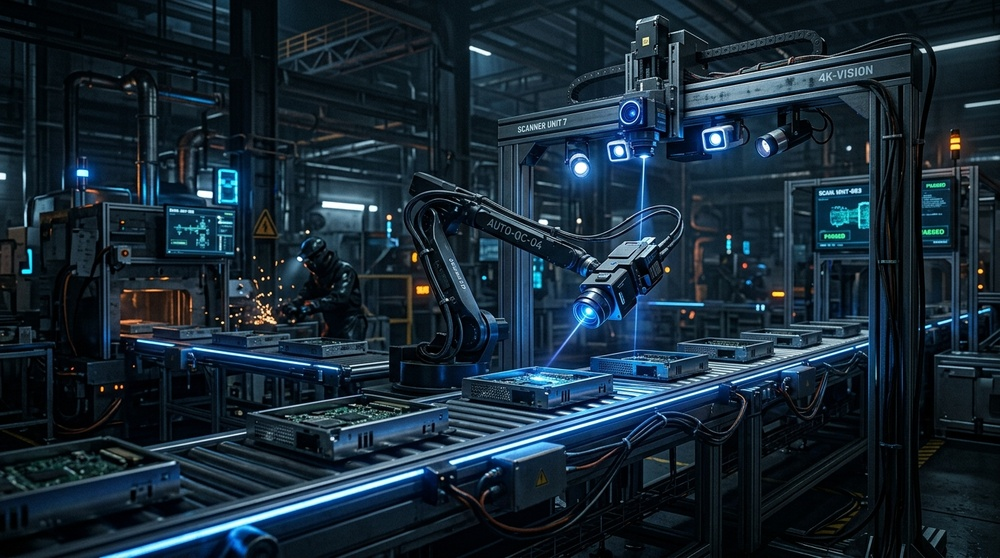
#> input picture frontend/src/assets/factory_bg.jpg, 1000 x 558 px, shrunk from 1376 x 768 before the run
$ python -i feature_extraction.py   (imports and definitions only)
#> lines starting #> are read from the running program, lines starting #| are printed output that depends on the picture; after the words box and inside, x2 and y2 are one past the last pixel; in counts of white or black regions, pixels touching at a corner belong together
import cv2
import numpy as np
from skimage.feature import local_binary_pattern
from src.config import HISTOGRAM_BINS, LBP_RADIUS, LBP_POINTS

def extract_color_features(image, bins=HISTOGRAM_BINS):
    """Extract normalized RGB color histogram features."""
    features = []
    # Ensure image is in RGB format if needed
    if len(image.shape) == 2:
        image = cv2.cvtColor(image, cv2.COLOR_GRAY2RGB)

    for channel in range(3):
        histogram = cv2.calcHist([image], [channel], None, [bins], [0, 256])
        histogram = cv2.normalize(histogram, histogram).flatten()
        features.extend(histogram)

    return np.array(features, dtype=np.float32)

def extract_texture_features(image, radius=LBP_RADIUS, points=LBP_POINTS):
    """Extract Local Binary Pattern (LBP) texture features."""
    if len(image.shape) == 3:
        gray = cv2.cvtColor(image, cv2.COLOR_RGB2GRAY)
    else:
        gray = image

    lbp = local_binary_pattern(gray, points, radius, method="uniform")

    histogram, _ = np.histogram(
        lbp.ravel(),
        bins=np.arange(0, points + 3),
        range=(0, points + 2)
    )

    histogram = histogram.astype(np.float32)
    histogram /= (histogram.sum() + 1e-6)

    return histogram

def extract_edge_features(image):
    """Calculate edge density using Canny Edge Detection."""
    if len(image.shape) == 3:
        gray = cv2.cvtColor(image, cv2.COLOR_RGB2GRAY)
    else:
        gray = image

    edges = cv2.Canny(gray, 100, 200)
    edge_density = float(np.count_nonzero(edges) / edges.size)

    return edge_density

def extract_shape_features(image):
    """Extract contour-based shape information."""
    if len(image.shape) == 3:
        gray = cv2.cvtColor(image, cv2.COLOR_RGB2GRAY)
    else:
        gray = image

    _, binary = cv2.threshold(gray, 0, 255, cv2.THRESH_BINARY + cv2.THRESH_OTSU)
    contours, _ = cv2.findContours(binary, cv2.RETR_EXTERNAL, cv2.CHAIN_APPROX_SIMPLE)

    total_area = sum(cv2.contourArea(contour) for contour in contours)

    return {
        "contour_count": len(contours),
        "total_contour_area": float(total_area)
    }

def extract_all_features(image):
    """Extract all classical image features into a single dictionary and vector."""
    color = extract_color_features(image)
    texture = extract_texture_features(image)
    edge = extract_edge_features(image)
    shape = extract_shape_features(image)

    # Combined flat feature vector for classical ML models
    flat_vector = np.hstack([color, texture, [edge], [shape["contour_count"]], [shape["total_contour_area"]]])

    return {
        "color": color,
        "texture": texture,
        "edge_density": edge,
        "shape": shape,
        "combined_vector": flat_vector
    }

def display_feature_summary(image):
    """Display extracted feature summary."""
    feats = extract_all_features(image)
    print("\n========== Feature Extraction Summary ==========")
    print(f"Color Histogram Features : {len(feats['color'])}")
    print(f"Texture (LBP) Features   : {len(feats['texture'])}")
    print(f"Edge Density             : {feats['edge_density']:.4f}")
    print(f"Contours Detected        : {feats['shape']['contour_count']}")
    print(f"Total Contour Area       : {feats['shape']['total_contour_area']:.2f}")
    print(f"Combined Feature Dim     : {len(feats['combined_vector'])}")
    print("================================================")

>>> import cv2
>>> picture = cv2.cvtColor(cv2.imread('../../../frontend/src/assets/factory_bg.jpg'), cv2.COLOR_BGR2RGB)
>>> result = extract_all_features(picture)
#> after the loop in extract_color_features, `for channel in range(3):`: features = 96 values, max 0.778 at index 0, min 0.00108 at index 29, mean 0.0952
#> in extract_all_features, `color = extract_color_features(image)`: color has the same summary as features in extract_color_features
#> in extract_texture_features, `gray = cv2.cvtColor(image, cv2.COLOR_RGB2GRAY)`:
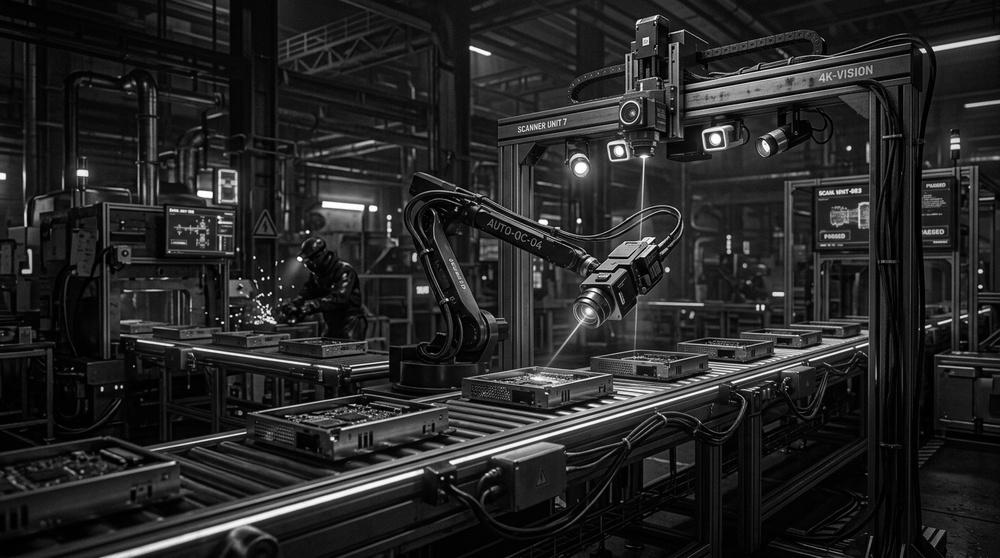
#> gray: shape (558, 1000); min 0, max 255, mean 37.7
#> in extract_texture_features, `lbp = local_binary_pattern(gray, points, radius, method="uniform")`:
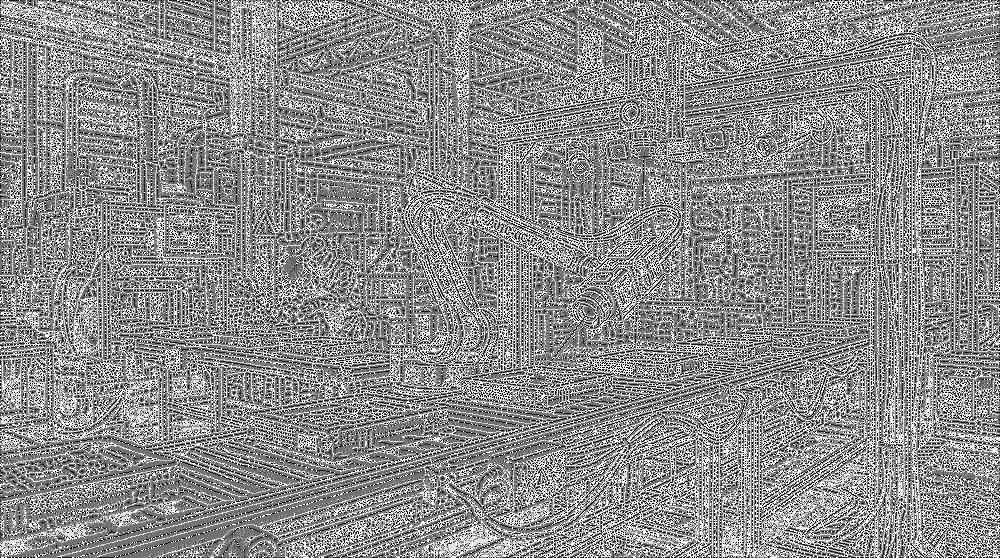
#> lbp: shape (558, 1000) float64; min 0, max 9, mean 4.97; drawn with min black and max white
#> in extract_texture_features, `histogram, _ = np.histogram( lbp.ravel(), bins=np.arange(0, points + 3..`: histogram = [26584, 47537, 20787, 54744, 124712, 69849, 33396, 45902, 62791, 71698]
#> in extract_texture_features, `histogram /= (histogram.sum() + 1e-6)`: histogram = [0.0476, 0.0852, 0.0373, 0.0981, 0.223, 0.125, 0.0598, 0.0823, 0.113, 0.128]
#> in extract_all_features, `texture = extract_texture_features(image)`: texture has the same summary as histogram in extract_texture_features
#> in extract_edge_features, `edges = cv2.Canny(gray, 100, 200)`:
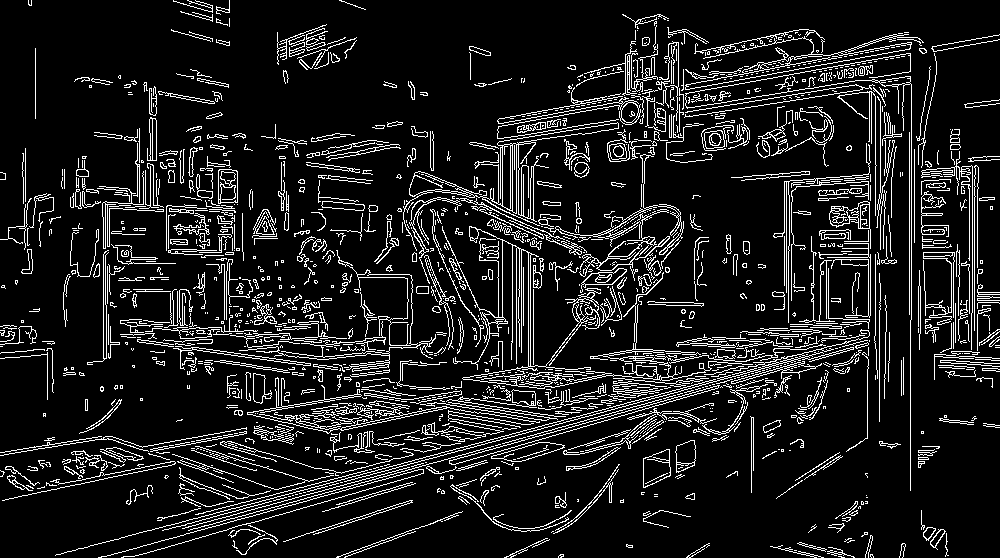
#> edges: shape (558, 1000); 11.4% white in thin lines or dots
#> in extract_edge_features, `edge_density = float(np.count_nonzero(edges) / edges.size)`: edge_density = 0.114
#> in extract_shape_features, `_, binary = cv2.threshold(gray, 0, 255, cv2.THRESH_BINARY + cv2.THRESH..`:
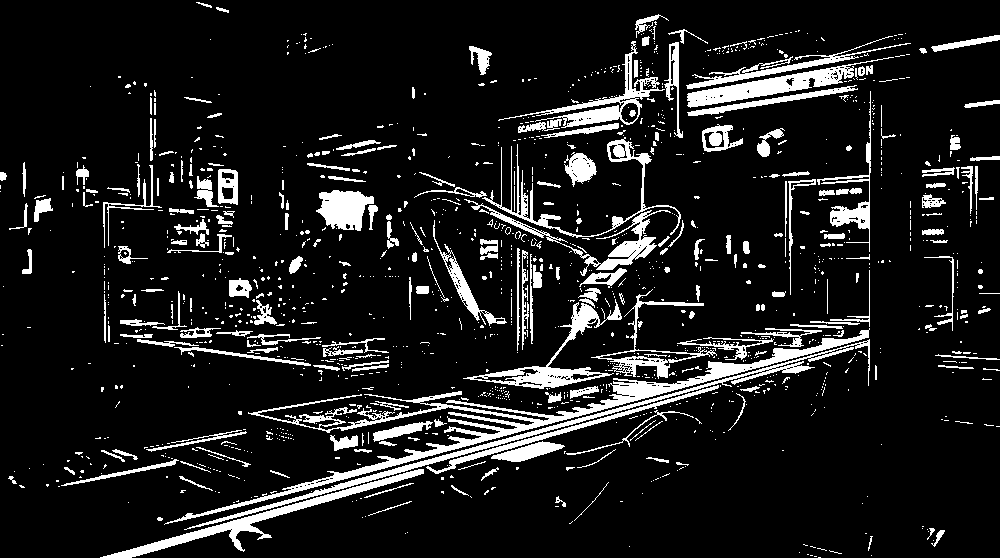
#> binary: shape (558, 1000); 11.2% white; 1405 white regions (1153 under 20 px)
#> in extract_shape_features, `contours, _ = cv2.findContours(binary, cv2.RETR_EXTERNAL, cv2.CHAIN_AP..`: contours = 1396 contours, 1234 with area under 20; largest, box (x1, y1, x2, y2) and area: (164, 328, 870, 525) 6511, (184, 339, 870, 530) 2521, (463, 299, 622, 389) 2429, (687, 57, 894, 108) 2398, (100, 469, 424, 558) 2350
#> in extract_shape_features, `total_area = sum(cv2.contourArea(contour) for contour in contours)`: total_area = 46313.5
#> in extract_all_features, `shape = extract_shape_features(image)`: shape = {'contour_count': 1396, 'total_contour_area': 46313.5}
#> in extract_all_features, `flat_vector = np.hstack([color, texture, [edge], [shape["contour_count..`: flat_vector = 109 values, max 46313.5 at index 108, min 0.00108 at index 29, mean 437.8
#> result = 5 items
